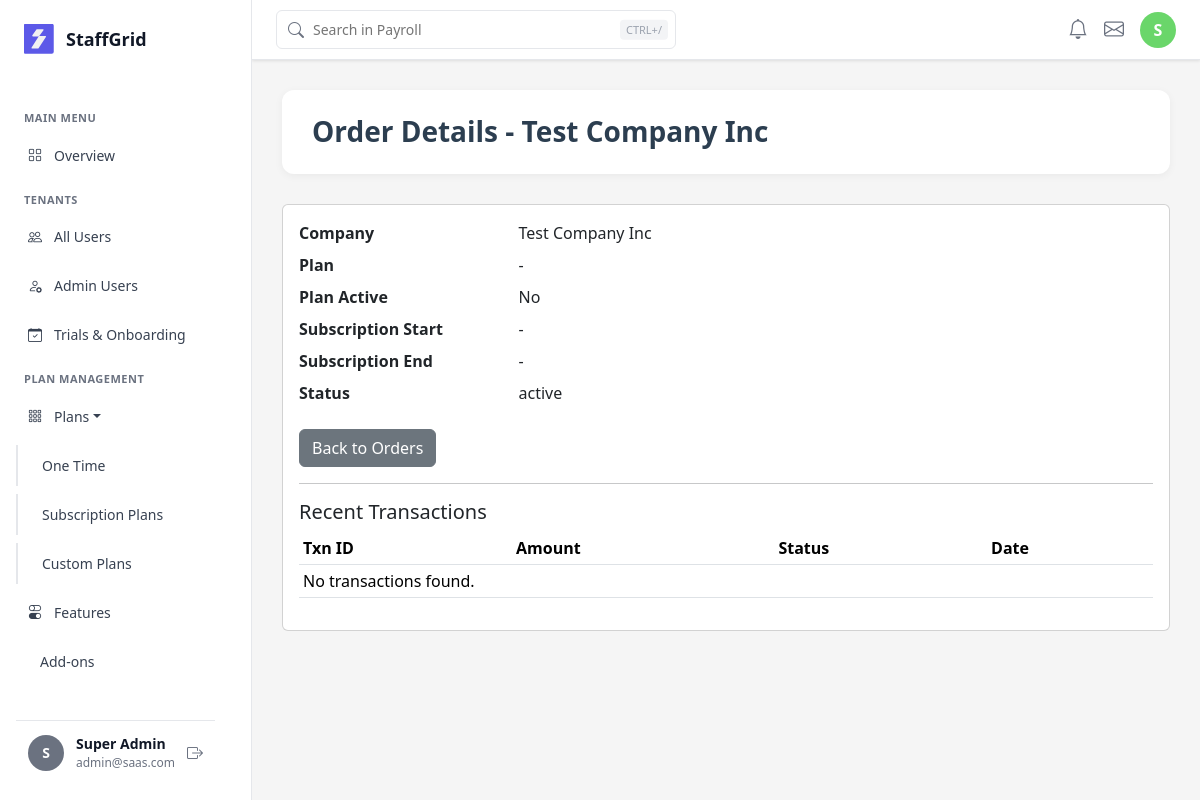
Page /payment/orders/1/ (signed in) on the committed database.
### saas/models/user.py (models this page shows, shortened)
class CustomUser(AbstractUser):
    email = models.EmailField(unique=True)
    role = models.ForeignKey(
        'Role',
        on_delete=models.SET_NULL,
        null=True,
        blank=True,
        related_name='users'
    )
    tenant = models.ForeignKey(
        'Tenant',
        on_delete=models.CASCADE,
        null=True,
        blank=True,
        related_name='users'
    )
    phone = models.CharField(max_length=15, blank=True, null=True)
    address = models.TextField(blank=True, null=True)
    profile_picture = models.ImageField(upload_to='profile_pictures/', blank=True, null=True)
    is_verified = models.BooleanField(default=False)
    created_at = models.DateTimeField(default=timezone.now)
    updated_at = models.DateTimeField(auto_now=True)
    USERNAME_FIELD = 'email'
    REQUIRED_FIELDS = ['username']
    objects = CustomUserManager()
    class Meta:
        db_table = 'custom_users'
        ordering = ['-date_joined']
        indexes = [
            models.Index(fields=['email']),
            models.Index(fields=['role']),
            models.Index(fields=['is_active']),
            models.Index(fields=['is_verified']),
        ]

### saas/models/tenant.py (models this page shows, shortened)
class Tenant(models.Model):
    name = models.CharField(max_length=255, help_text="Company Name")
    domain = models.CharField(max_length=255, unique=True, blank=True, help_text="Unique domain for tenant URL (auto-generated from company name)")
    logo = models.ImageField(upload_to='tenant_logos/', blank=True, null=True, help_text="Company Logo")
    contact_email = models.EmailField(blank=True, null=True, help_text="Contact Email Address")
    contact_phone = models.CharField(max_length=15, blank=True, null=True, help_text="Contact Phone Number")
    address = models.TextField(blank=True, null=True, help_text="Company Address")
    status = models.CharField(max_length=10, choices=[('active', 'Active'), ('inactive', 'Inactive')], default='inactive')
    is_flagged = models.BooleanField(default=False, help_text="Flag for companies requiring attention or review")
    subscription_plan = models.ForeignKey('Plan', on_delete=models.SET_NULL, null=True, blank=True, related_name='tenants')
    allow_email_notifications = models.BooleanField(default=True, help_text="Allow email notifications")
    allow_sms_notifications = models.BooleanField(default=False, help_text="Allow SMS notifications")
    razorpay_payment_id = models.CharField(max_length=100, blank=True, null=True)
    razorpay_order_id = models.CharField(max_length=100, blank=True, null=True)
    subscription_start_date = models.DateTimeField(null=True, blank=True)
    subscription_end_date = models.DateTimeField(null=True, blank=True)
    created_at = models.DateTimeField(auto_now_add=True)
    updated_at = models.DateTimeField(auto_now=True)
    slug = models.SlugField(unique=True, blank=True, null=True)
    class Meta:
        db_table = 'tenants'
        ordering = ['name']

### saas/views/payment_views.py (the view)
# urls.py: path('orders/<int:tenant_id>/', order_detail, name='order_detail'),
@login_required(login_url='auth:login')
@user_passes_test(lambda u: u.is_staff)
def order_detail(request, tenant_id):
    tenant = get_object_or_404(Tenant, id=tenant_id)
    plan = tenant.subscription_plan
    transactions = PaymentTransaction.objects.filter(tenant=tenant).order_by('-created_at')[:10]
    context = {
        'tenant': tenant,
        'plan': plan,
        'transactions': transactions,
    }
    return render(request, 'payment/order_detail.html', context)

### saas/templates/payment/order_detail.html
{% extends 'base.html' %}
{% load static %}
{% block content %}
<div class="content-header">
    <h1>Order Details - {{ tenant.name }}</h1>
</div>
<div class="card">
    <div class="card-body">
        <dl class="row">
            <dt class="col-sm-3">Company</dt>
            <dd class="col-sm-9">{{ tenant.name }}</dd>
            <dt class="col-sm-3">Plan</dt>
            <dd class="col-sm-9">{% if plan %}{{ plan.name }} (₹{{ plan.price_monthly }}){% else %}-{% endif %}</dd>
            <dt class="col-sm-3">Plan Active</dt>
            <dd class="col-sm-9">{% if plan and plan.status %}Yes{% else %}No{% endif %}</dd>
            <dt class="col-sm-3">Subscription Start</dt>
            <dd class="col-sm-9">{% if tenant.subscription_start_date %}{{ tenant.subscription_start_date|date:"Y-m-d H:i" }}{% else %}-{% endif %}</dd>
            <dt class="col-sm-3">Subscription End</dt>
            <dd class="col-sm-9">{% if tenant.subscription_end_date %}{{ tenant.subscription_end_date|date:"Y-m-d H:i" }}{% else %}-{% endif %}</dd>
            <dt class="col-sm-3">Status</dt>
            <dd class="col-sm-9">{{ tenant.status }}</dd>
        </dl>
        <div class="mt-3">
            <a class="btn btn-secondary" href="{% url 'payment:orders_list' %}">Back to Orders</a>
        </div>
        <hr />
        <h5>Recent Transactions</h5>
        <table class="table table-sm mt-2">
            <thead>
                <tr>
                    <th>Txn ID</th>
                    <th>Amount</th>
                    <th>Status</th>
                    <th>Date</th>
                </tr>
            </thead>
            <tbody>
                {% for tx in transactions %}
                <tr>
                    <td>{{ tx.razorpay_order_id }}</td>
                    <td>₹{{ tx.amount }}</td>
                    <td>{{ tx.status }}</td>
                    <td>{% if tx.created_at %}{{ tx.created_at|date:"Y-m-d H:i" }}{% else %}-{% endif %}</td>
                </tr>
                {% empty %}
                <tr>
                    <td colspan="4">No transactions found.</td>
                </tr>
                {% endfor %}
            </tbody>
        </table>
    </div>
</div>
{% endblock %}

### saas/templates/base.html (shortened to what this page needs)
<!DOCTYPE html>
<html lang="en">
<head>
    <link href="https://cdn.jsdelivr.net/npm/bootstrap@5.3.2/dist/css/bootstrap.min.css" rel="stylesheet">
    <link rel="stylesheet" href="https://cdn.jsdelivr.net/npm/bootstrap-icons@1.11.1/font/bootstrap-icons.css">
</head>
<body>
    <div class="main-container">
        <aside class="sidebar">
            <div class="brand-header">
                <div class="brand-logo">
                </div>
                <div class="brand-name">StaffGrid</div>
            </div>
            <div class="menu-content">
                <div class="menu-section-heading">MAIN MENU</div>
                <ul class="menu-list">
                    <li class="menu-item">
                        <a href="{% url 'dashboard_overview' %}"
                            class="menu-link {% if 'dashboard' in request.path or request.path == '/' %}active{% endif %}">
                            <i class="bi bi-grid"></i>
                            <span style="margin-left: 12px;">Overview</span>
                        </a>
                    </li>
                </ul>
                <div class="menu-section-heading">TENANTS</div>
                <ul class="menu-list">
                    <li class="menu-item">
                        <a href="{% url 'users_list' %}"
                            class="menu-link {% if request.path == '/users/' %}active{% endif %}">
                            <i class="bi bi-people"></i>
                            <span style="margin-left: 12px;">All Users</span>
                        </a>
                    </li>
                    <li class="menu-item">
                        <a href="{% url 'saas_admin:admin_users' %}"
                            class="menu-link {% if 'admin-users' in request.path %}active{% endif %}">
                            <i class="bi bi-person-gear"></i>
                            <span style="margin-left: 12px;">Admin Users</span>
                        </a>
                    </li>
                    <li class="menu-item">
                        <a href="#" class="menu-link">
                            <i class="bi bi-calendar-check"></i>
                            <span style="margin-left: 12px;">Trials & Onboarding</span>
                        </a>
                    </li>
                </ul>
                <div class="menu-section-heading">Plan management</div>
                <ul class="menu-list">
                    <li class="menu-item">
                        <a href="{% url 'plans:plan_list' %}" class="menu-link dropdown-toggle"
                            onclick="toggleDropdown('plansDropdown')">
                            <i class="bi bi-grid-3x3-gap"></i>
                            <span style="margin-left: 12px;">Plans</span>
                        </a>
                    </li>
                    <div class="dropdown-content expanded" id="plansDropdown">
                        <li class="menu-item dropdown-item">
                            <a href="{% url 'plans:one_time_plans' %}"
                                class="menu-link {% if 'one-time' in request.path %}active{% endif %}">
                                <span>One Time</span>
                            </a>
                        </li>
                        <li class="menu-item dropdown-item">
                            <a href="{% url 'subscription:list_plans' %}"
                                class="menu-link {% if 'subscription' in request.path %}active{% endif %}">
                                <span>Subscription Plans</span>
                            </a>
                        </li>
                        <li class="menu-item dropdown-item">
                            <a href="{% url 'plans:custom_plans' %}"
                                class="menu-link {% if 'custom' in request.path %}active{% endif %}">
                                <span>Custom Plans</span>
                            </a>
                        </li>
                    </div>
                    <li class="menu-item">
                        <a href="{% url 'features:feature_list' %}"
                            class="menu-link {% if 'features' in request.path %}active{% endif %}">
                            <i class="bi bi-toggles"></i>
                            <span style="margin-left: 12px;">Features</span>
                        </a>
                    </li>
                    <li class="menu-item">
                        <a href="{% url 'addon_list' %}"
                            class="menu-link {% if 'addons' in request.path %}active{% endif %}">
                            <span style="margin-left: 12px;">Add-ons</span>
                        </a>
                    </li>
                    <li class="menu-item">
                        <a href="{% url 'saas_admin:discount_list' %}"
                            class="menu-link {% if 'discount' in request.path %}active{% endif %}">
                        </a>
                    </li>
                </ul>
            </div>
            {% if user.is_authenticated %}
            <div class="user-profile-bottom">
                <div class="user-avatar-small">
                    {{ user.first_name.0|upper|default:user.username.0|upper }}
                </div>
                <div class="user-info-small">
                    <div class="user-name-small">Super Admin</div>
                    <div class="user-email-small">{{ user.email }}</div>
                </div>
                <form method="POST" action="{% url 'logout' %}" style="margin: 0;">
                    <button type="submit"
                        style="background: none; border: none; color: var(--Grey-Grey-500); cursor: pointer;">
                        <i class="bi bi-box-arrow-right"></i>
                    </button>
                </form>
            </div>
            {% endif %}
        </aside>
        <nav class="top-navbar"
            style="position: fixed; top: 0; left: 252px; right: 0; height: 60px; background: #fff; border-bottom: 1px solid #E5E7EB; z-index: 999; display: flex; align-items: center; padding: 0 24px; box-shadow: 0 1px 3px rgba(0,0,0,0.1);">
            <div style="flex: 1; display: flex; align-items: center; gap: 16px;">
                <div style="position: relative; flex: 1; max-width: 400px;">
                    <input type="text" placeholder="Search in Payroll"
                        style="width: 100%; padding: 8px 12px 8px 36px; border: 1px solid #E5E7EB; border-radius: 6px; font-size: 14px;">
                    <i class="bi bi-search"
                        style="position: absolute; left: 12px; top: 50%; transform: translateY(-50%); color: #6B7280;"></i>
                    <span
                        style="position: absolute; right: 8px; top: 50%; transform: translateY(-50%); font-size: 11px; color: #9CA3AF; background: #F3F4F6; padding: 2px 6px; border-radius: 4px;">CTRL+/</span>
                </div>
            </div>
            <div style="display: flex; align-items: center; gap: 16px;">
                <i class="bi bi-bell" style="font-size: 20px; color: #6B7280; cursor: pointer;"></i>
                <i class="bi bi-envelope" style="font-size: 20px; color: #6B7280; cursor: pointer;"></i>
                <div
                    style="width: 36px; height: 36px; border-radius: 50%; background: #6AD66A; display: flex; align-items: center; justify-content: center; color: white; font-weight: 600; cursor: pointer;">
                    {{ user.first_name.0|upper|default:user.username.0|upper }}
                </div>
            </div>
        </nav>
        <main class="main-content" style="margin-top: 60px;">
            {% block content %}{% endblock %}
        </main>
    </div>
</body>
</html>

### rows in the picture
CustomUser: first_name.0 "S", email "admin@saas.com"
Tenant: name "Test Company Inc", status "active"
